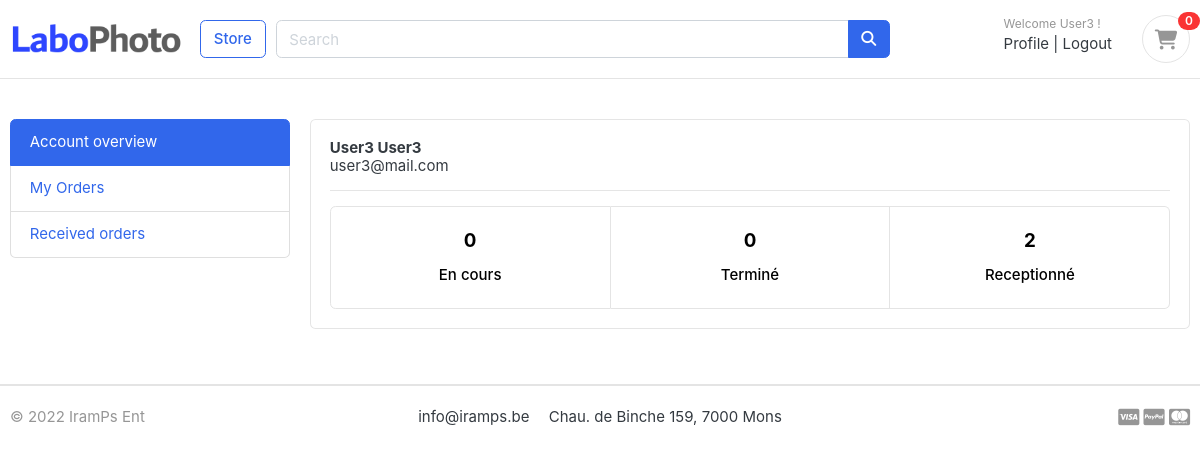
Screenshot of /accounts/ (signed in) with the database file from the repository.
### accounts/models.py (models this page shows, shortened)
class Account(AbstractBaseUser):
    first_name      = models.CharField(max_length=50)
    last_name       = models.CharField(max_length=50)
    username        = models.CharField(max_length=50, unique = True)
    email           = models.EmailField(max_length=100, unique=True)
    phone_number    = models.CharField(max_length=50)
    date_joined     = models.DateTimeField(auto_now_add=True)
    last_login      = models.DateTimeField(auto_now_add=True)
    is_admin        = models.BooleanField(default=False)
    is_staff        = models.BooleanField(default=False)
    is_active       = models.BooleanField(default=True)
    is_superadmin   = models.BooleanField(default=False)
    USERNAME_FIELD = 'email'
    REQUIRED_FIELDS = ['username', 'first_name', 'last_name']
    objects = MyAccountManager()
    def __str__(self):
        return self.email

### order/models.py (models this page shows)
class State (models.Model):
    label           = models.CharField(max_length=10)

### accounts/views.py (the view)
# urls.py: path('', login_required(DetailAccount.as_view(), login_url='account:login'), name="profile"),
class DetailAccount(DetailView) :
    template_name="accounts/myaccount.html"
    model = Account
    def get_object(self) :
        return print(self.request.user)
    def get_context_data(self, **kwargs) :
        context = super().get_context_data(**kwargs)
        context["order_data"] = {}
        for state in State.objects.all() :
            context["order_data"][state.label] = state.order_set.filter(user_id=self.request.user, is_valided=True).count()
        return context

### carts/context_processors.py (called while the page is built)
def counter(request):
    total_quantity = 0
    if 'admin' in request.path:
        return {}
    else :
        try :
            cart = Cart.objects.get(cart_id=request.user)
            cartitem = CartItem.objects.filter(cart=cart, is_active=True)
            total_quantity = cartitem.aggregate(Sum('quantity'))['quantity__sum']
            total_quantity = total_quantity if total_quantity is not None else 0
        except :
            total_quantity = 0
    return dict(total_item=total_quantity)

### category/context_processors.py (called while the page is built)
def menu_links(request):
    links = ColorCategory.objects.all()
    size_categories = SizeCategory.objects.all()
    return dict(links=links, size_categories=size_categories)

### templates/accounts/myaccount.html
{% extends "base.html" %}
{% load static %}
{% block content %}
<section class="section-content padding-y">
    <div class="container">
        <div class="row">
            {% include "includes/deshboard_side.html"%}
            <main class="col-md-9">
                <article class="card mb-3">
                    <div class="card-body">
                        <figure class="icontext">
                                <div class="text">
                                    <strong> {{ request.user.first_name }} {{ request.user.last_name }} </strong> <br>
                                    {{ request.user.email }} <br>
                                </div>
                        </figure>
                        <hr>
                        <article class="card-group">
                            {% for key, value in order_data.items %}
                            <a href="#"  class="card bg btn btn-light">
                                <div class="p-3">
                                    <h5 class="card-title">{{ value }}</h5>
                                    <span>{{ key }}</span>
                                </div>
                            </a>
                            {% endfor %}
                        </article>
                    </div>
                </article>
            </main>
        </div>
    </div>
</Section>
{% endblock %}

### templates/includes/navbar.html
{% load static %}
<header class="section-header">
    <section class="header-main border-bottom">
        <div class="container">
    <div class="row align-items-center">
        <div class="col-lg-2 col-md-3 col-6">
            <a href="{% url 'home'%}" class="brand-wrap">
                <img class="logo" src="{% static './images/logo.png' %}">
            </a>
        </div>
        <a href="{% url 'store:store'%}" class="btn btn-outline-primary">Store</a>
        <div class="col-lg  col-md-6 col-sm-12 col">
            <form action="{% url 'store:search' %}" class="search" method='GET'>
                <div class="input-group w-100">
                    <input type="text" class="form-control" style="width:60%;" name="keyword" placeholder="Search" required>
                    <div class="input-group-append">
                    <button class="btn btn-primary" type="submit">
                        <i class="fa fa-search"></i>
                    </button>
                    </div>
                </div>
            </form>
        </div>
        <div class="col-lg-3 col-sm-6 col-8 order-2 order-lg-3">
                    <div class="d-flex justify-content-end mb-3 mb-lg-0">
                        <div class="widget-header">
                            {% if request.user.is_authenticated %}
                            <small class="title text-muted">Welcome {{ request.user.first_name }} !</small>
                            <div>
                                <a href="{% url 'account:profile' %}">Profile</a> <span class="dark-transp"> | </span>
                                <a href="{% url 'account:logout' %}"> Logout</a>
                            {% else %}
                            <small class="title text-muted">Welcome !</small>
                            <div>
                                <a href="{% url 'account:login' %}">Sign in</a> <span class="dark-transp"> | </span>
                                <a href="{% url 'account:register' %}"> Register</a>
                            {% endif %}
                            </div>
                        </div>
                        {% if request.user.is_authenticated %}
                        <a href="{% url 'carts:cart' %}" class="widget-header pl-3 ml-3">
                            <div class="icon icon-sm rounded-circle border"><i class="fa fa-shopping-cart"></i></div>
                            <span class="badge badge-pill badge-danger notify">{{total_item}}</span>
                        </a>
                        {% endif %}
                    </div>
                </div>
    </div>
        </div>
    </section>
</header>

### static/css/ui.css (style rules this page uses)
html { font-family: "Inter", sans-serif; font-size: 15px; }
.icon-xs, .icon-sm, .icon-md, .icon-lg { display: inline-block; text-align: center; flex-shrink: 0; flex-grow: 0; }
.icon-sm { width: 48px; height: 48px; line-height: 48px !important; font-size: 20px; }
.padding-y { padding-top: 40px; padding-bottom: 40px; }
figure { margin-bottom: 0; }
article:after, .form-group:after { display: block; clear: both; content: ""; }
.bg { background-color: #f8f9fa; }
.header-main { position: relative; padding-top: 1rem; padding-bottom: 1rem; }
.brand-wrap .logo, .navbar-brand .logo { margin-right: 7px; max-height: 42px; display: inline-block; }
.widget-header { display: inline-block; vertical-align: middle; position: relative; }
.widget-header a { color: #343a40; }
.widget-header i { color: #969696; }
.widget-header .title { display: block; }
.widget-header .notify { position: absolute; top: -3px; right: -10px; }
.btn-light { background-color: #fff; border-color: #e4e4e4; }
a[class*=card] { color: initial; }
.icontext { display: inline-flex; align-items: center; vertical-align: middle; }
.icontext .text { width: 100%; line-height: 1.2; }
.notify { position: absolute; top: -4px; right: -10px; display: inline-block; padding: 0.25em 0.6em; font-size: 12px; line-height: 1; text-align: center; border-radius: 3rem; color: #fff; background-color: #fa3434; }

### rows the page displays
Account: user.first_name "User3", user.last_name "User3", user.email "user3@mail.com"
State: order_data "En cours"
State: order_data "Terminé"
State: order_data "Receptionné"

### other values shown
{{ total_item }} "0"
{{ value }} "0" "0" "2"
